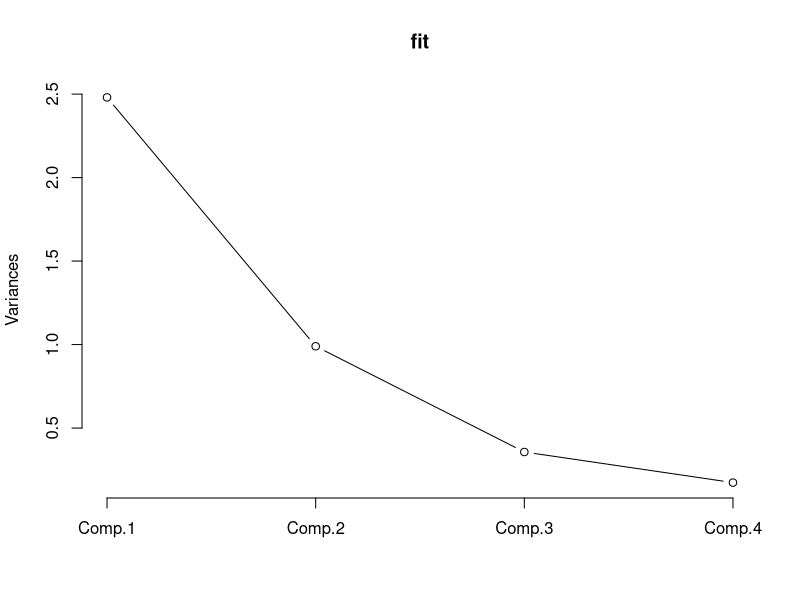
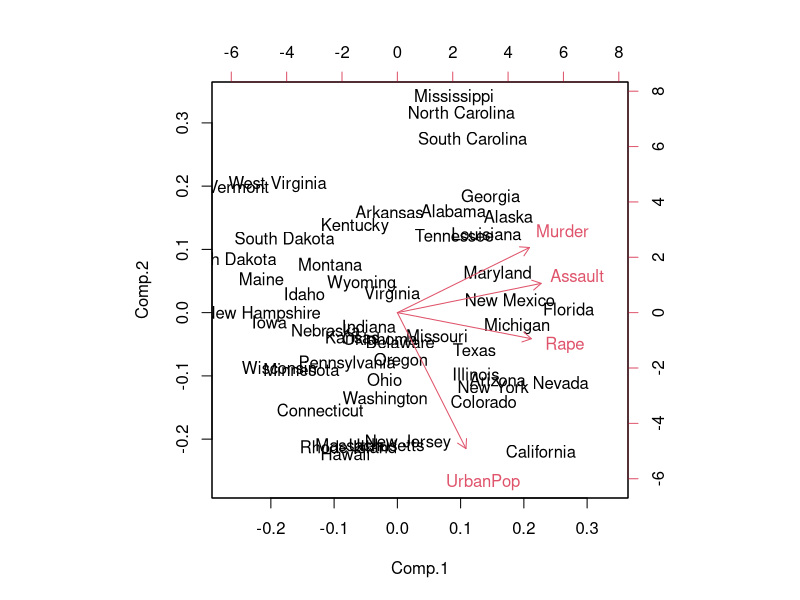

The R source for these figures, in order:
#dataset 로드
library(datasets)
data("USArrests")
summary(USArrests)

#주성분 분석 (PCA) fitting
#cor 공분산 행렬이 아닌 상관계수 행렬 사용
fit <- princomp(USArrests, cor = TRUE)
summary(fit)

#주성분 PC들의 로딩벡터
loadings(fit)

#첫번째 성분에 대한 식
#y = 0.536*Murder + 0.583*Assault + 0.278*UrbanPop+ 0.543*Rape

#scree plot - 주성분의 분산 plot
plot(fit, type = "lines")

#모든 관측치 /변수를 주성분으로 표현
fit$scores

#첫 번쨰와 두번쨰 주성분의 좌표에 관측치들을 그린 plot
biplot(fit)

#결과 첫 번째 주성분이 Assault, Murder, Rape와 비슷한 방향을 가짐
#두 번째 주성분은 urban pop과 상대적으로 평행하기에 urban pop에 큰 영향을 받았음